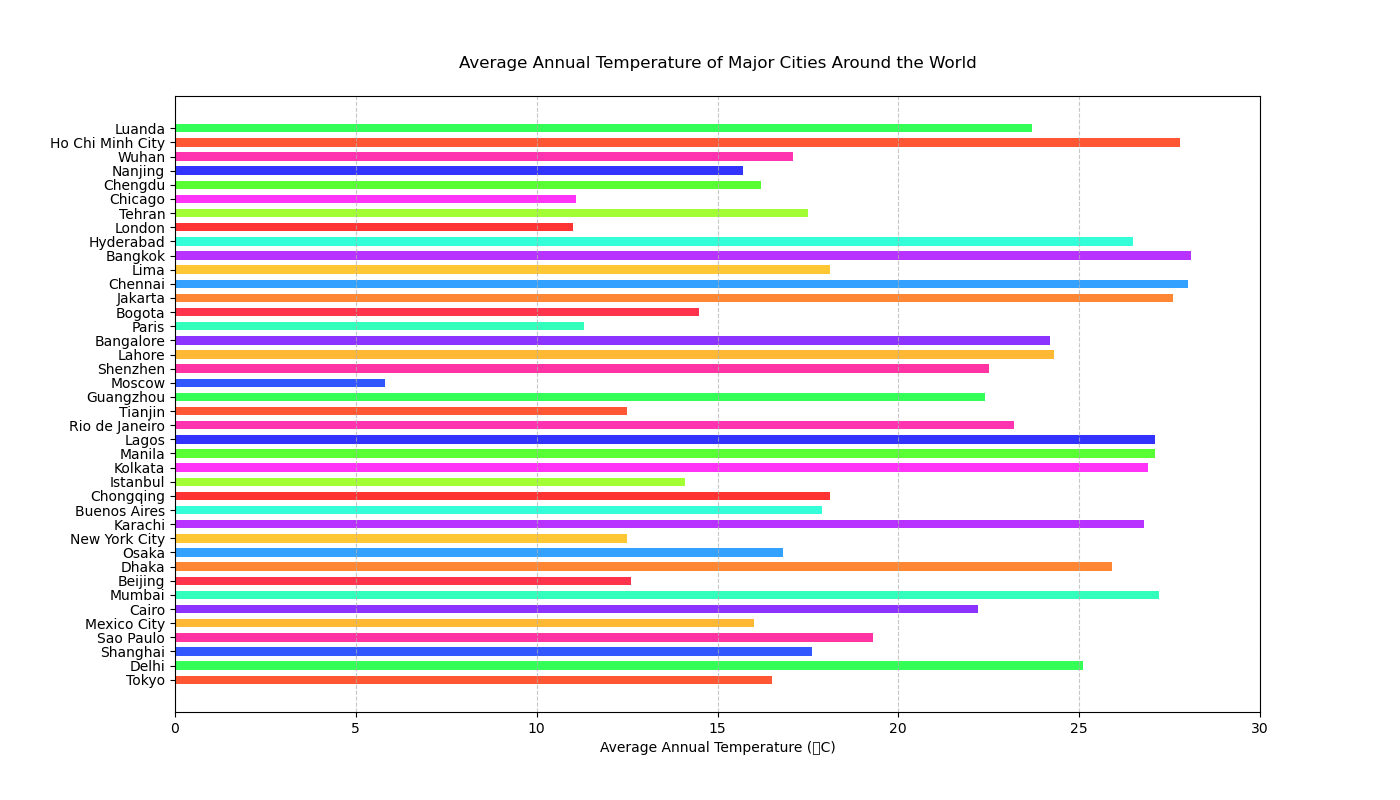

This chart was generated by the following Python code:

import matplotlib.pyplot as plt

# Data
cities = [
    'Tokyo', 'Delhi', 'Shanghai', 'Sao Paulo', 'Mexico City', 
    'Cairo', 'Mumbai', 'Beijing', 'Dhaka', 'Osaka', 
    'New York City', 'Karachi', 'Buenos Aires', 'Chongqing', 
    'Istanbul', 'Kolkata', 'Manila', 'Lagos', 'Rio de Janeiro', 
    'Tianjin', 'Guangzhou', 'Moscow', 'Shenzhen', 'Lahore', 
    'Bangalore', 'Paris', 'Bogota', 'Jakarta', 'Chennai', 
    'Lima', 'Bangkok', 'Hyderabad', 'London', 'Tehran', 
    'Chicago', 'Chengdu', 'Nanjing', 'Wuhan', 'Ho Chi Minh City', 
    'Luanda'
]
temperatures = [
    16.5, 25.1, 17.6, 19.3, 16.0, 
    22.2, 27.2, 12.6, 25.9, 16.8, 
    12.5, 26.8, 17.9, 18.1, 14.1, 
    26.9, 27.1, 27.1, 23.2, 12.5, 
    22.4, 5.8, 22.5, 24.3, 24.2, 
    11.3, 14.5, 27.6, 28.0, 18.1, 
    28.1, 26.5, 11.0, 17.5, 11.1, 
    16.2, 15.7, 17.1, 27.8, 23.7
]

# Plotting the bar chart
plt.figure(figsize=(14, 8))
plt.barh(cities, temperatures, height=0.6, color=[
    '#FF5733', '#33FF57', '#3357FF', '#FF33A1', '#FFB833', 
    '#8D33FF', '#33FFBD', '#FF334C', '#FF8633', '#33A1FF',
    '#FFC733', '#B833FF', '#33FFD8', '#FF3333', '#A1FF33',
    '#FF33F7', '#57FF33', '#3333FF', '#FF33AF', '#FF5733',
    '#33FF57', '#3357FF', '#FF33A1', '#FFB833', '#8D33FF',
    '#33FFBD', '#FF334C', '#FF8633', '#33A1FF', '#FFC733',
    '#B833FF', '#33FFD8', '#FF3333', '#A1FF33', '#FF33F7',
    '#57FF33', '#3333FF', '#FF33AF', '#FF5733', '#33FF57'
])

# Customizing the plot
plt.xlabel('Average Annual Temperature (°C)')
plt.title('Average Annual Temperature of Major Cities Around the World', pad=20)
plt.xlim(0, 30)
plt.grid(axis='x', linestyle='--', alpha=0.7)

# Show the plot
plt.show()
